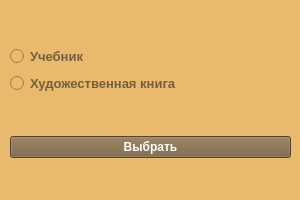
<?xml version="1.0" encoding="UTF-8"?>
<ui version="4.0">
 <class>selectBookTypeWindow</class>
 <widget class="QDialog" name="selectBookTypeWindow">
  <property name="geometry">
   <rect>
    <x>0</x>
    <y>0</y>
    <width>300</width>
    <height>200</height>
   </rect>
  </property>
  <property name="minimumSize">
   <size>
    <width>300</width>
    <height>200</height>
   </size>
  </property>
  <property name="maximumSize">
   <size>
    <width>300</width>
    <height>200</height>
   </size>
  </property>
  <property name="windowTitle">
   <string>Выберите тип книги</string>
  </property>
  <property name="windowIcon">
   <iconset resource="../images.qrc">
    <normaloff>:/icon/icons/logo.png</normaloff>:/icon/icons/logo.png</iconset>
  </property>
  <property name="styleSheet">
   <string notr="true">background-color: rgb(233, 185, 110);</string>
  </property>
  <widget class="QWidget" name="gridLayoutWidget">
   <property name="geometry">
    <rect>
     <x>10</x>
     <y>10</y>
     <width>281</width>
     <height>185</height>
    </rect>
   </property>
   <layout class="QGridLayout" name="gridLayout">
    <item row="1" column="0">
     <widget class="QPushButton" name="selectBtn">
      <property name="font">
       <font>
        <weight>75</weight>
        <bold>true</bold>
       </font>
      </property>
      <property name="styleSheet">
       <string notr="true">background-color: rgb(117, 94, 59);
color: rgb(255, 255, 255);</string>
      </property>
      <property name="text">
       <string>Выбрать</string>
      </property>
      <property name="autoDefault">
       <bool>false</bool>
      </property>
     </widget>
    </item>
    <item row="0" column="0">
     <layout class="QVBoxLayout" name="verticalLayout">
      <property name="rightMargin">
       <number>10</number>
      </property>
      <item>
       <widget class="QRadioButton" name="schoolbookSelector">
        <property name="font">
         <font>
          <pointsize>10</pointsize>
          <weight>75</weight>
          <bold>true</bold>
         </font>
        </property>
        <property name="styleSheet">
         <string notr="true">color: rgb(117, 94, 59);</string>
        </property>
        <property name="text">
         <string>Учебник</string>
        </property>
        <property name="icon">
         <iconset resource="../images.qrc">
          <normaloff>:/icon/icons/school.png</normaloff>:/icon/icons/school.png</iconset>
        </property>
        <property name="iconSize">
         <size>
          <width>48</width>
          <height>48</height>
         </size>
        </property>
       </widget>
      </item>
      <item>
       <widget class="QRadioButton" name="fictionbookSelector">
        <property name="font">
         <font>
          <pointsize>10</pointsize>
          <weight>75</weight>
          <bold>true</bold>
         </font>
        </property>
        <property name="styleSheet">
         <string notr="true">color: rgb(117, 94, 59);</string>
        </property>
        <property name="text">
         <string>Художественная книга</string>
        </property>
        <property name="icon">
         <iconset resource="../images.qrc">
          <normaloff>:/icon/icons/fiction.png</normaloff>:/icon/icons/fiction.png</iconset>
        </property>
        <property name="iconSize">
         <size>
          <width>48</width>
          <height>48</height>
         </size>
        </property>
       </widget>
      </item>
     </layout>
    </item>
   </layout>
  </widget>
 </widget>
 <resources>
  <include location="../images.qrc"/>
 </resources>
 <connections/>
</ui>
